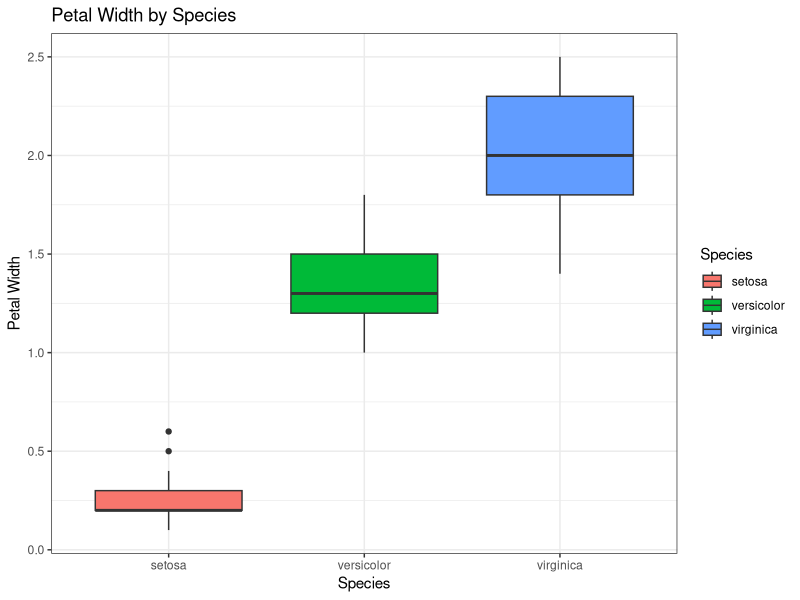

Write the R code that produced this figure.
# Welcome! We're excited to have you for the Introduction to single-cell RNA-seq Workshop!
# Let's orient on RStudio by running the code below.

library(tidyverse)

phenotypes_by_species = iris %>% 
    group_by(Species) %>% 
    summarize(
        mean_sepal_length = mean(Sepal.Length),
        mean_sepal_width = mean(Sepal.Width),
        mean_petal_length = mean(Petal.Length),
        mean_petal_width = mean(Petal.Width))

phenotypes_by_species

ggplot(iris, aes(x = Species, y = Petal.Width, fill = Species)) + 
    geom_boxplot() +
    theme_bw() + 
    labs(title = 'Petal Width by Species', x = 'Species' , y = 'Petal Width')
